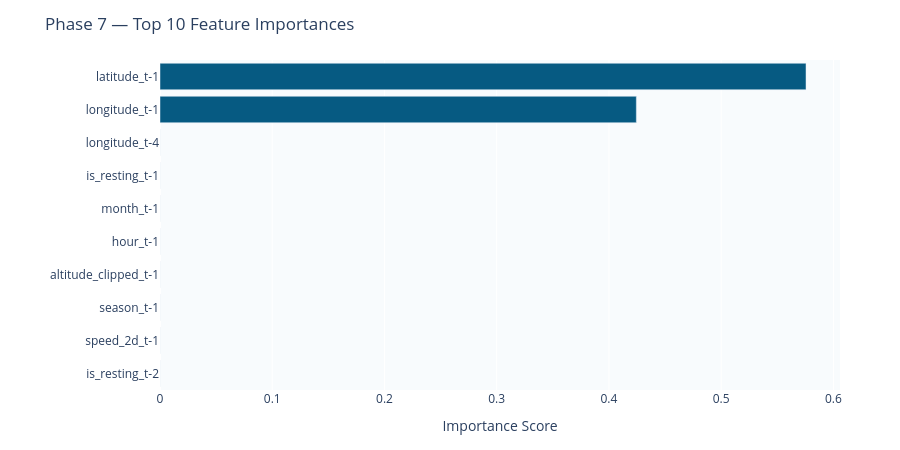

This figure's notebook cell:
### Code cell
importances = best_model.feature_importances_
idx         = np.argsort(importances)[::-1][:10]
fig3 = go.Figure(go.Bar(
    x=[importances[i] for i in idx[::-1]],
    y=[FEATURE_COLS[i] for i in idx[::-1]],
    orientation='h',
    marker_color='#065A82'
))
fig3.update_layout(
    title='Phase 7 — Top 10 Feature Importances',
    xaxis_title='Importance Score',
    height=450, paper_bgcolor='white', plot_bgcolor='#F8FBFD',
    margin=dict(t=60, b=60, l=160, r=60)
)
fig3.write_html('phase7_feature_importance.html')
fig3.show()

### Figure 1 — Plotly figure (JSON) as saved in the notebook; plotly's stock layout.template omitted (floating-point values rounded to 4 significant figures)
{"data": [{"marker": {"color": "#065A82"}, "orientation": "h", "type": "bar", "x": [0, 0, 0, 0, 0, 0, 0, 4.383e-06, 0.4244, 0.5756], "y": ["is_resting_t-2", "speed_2d_t-1", "season_t-1", "altitude_clipped_t-1", "hour_t-1", "month_t-1", "is_resting_t-1", "longitude_t-4", "longitude_t-1", "latitude_t-1"]}], "layout": {"height": 450, "margin": {"b": 60, "l": 160, "r": 60, "t": 60}, "paper_bgcolor": "white", "plot_bgcolor": "#F8FBFD", "title": {"text": "Phase 7 — Top 10 Feature Importances"}, "xaxis": {"title": {"text": "Importance Score"}}}}
